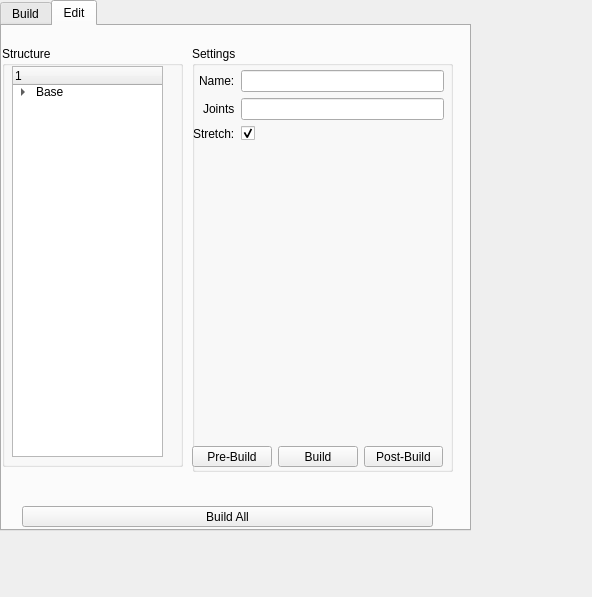
<?xml version="1.0" encoding="UTF-8"?>
<ui version="4.0">
 <class>Form</class>
 <widget class="QWidget" name="Form">
  <property name="geometry">
   <rect>
    <x>0</x>
    <y>0</y>
    <width>592</width>
    <height>597</height>
   </rect>
  </property>
  <property name="windowTitle">
   <string>Form</string>
  </property>
  <widget class="QTabWidget" name="tabWidget">
   <property name="geometry">
    <rect>
     <x>0</x>
     <y>0</y>
     <width>471</width>
     <height>531</height>
    </rect>
   </property>
   <property name="currentIndex">
    <number>1</number>
   </property>
   <widget class="QWidget" name="tab">
    <attribute name="title">
     <string>Build</string>
    </attribute>
    <widget class="QWidget" name="layoutWidget">
     <property name="geometry">
      <rect>
       <x>10</x>
       <y>10</y>
       <width>421</width>
       <height>451</height>
      </rect>
     </property>
     <layout class="QVBoxLayout" name="verticalLayout">
      <item>
       <layout class="QHBoxLayout" name="horizontalLayout">
        <item>
         <widget class="QGroupBox" name="groupBox">
          <property name="maximumSize">
           <size>
            <width>100</width>
            <height>16777215</height>
           </size>
          </property>
          <property name="title">
           <string>Modules</string>
          </property>
          <widget class="QListWidget" name="listWidget">
           <property name="geometry">
            <rect>
             <x>10</x>
             <y>24</y>
             <width>81</width>
             <height>381</height>
            </rect>
           </property>
           <property name="sizePolicy">
            <sizepolicy hsizetype="Expanding" vsizetype="Expanding">
             <horstretch>0</horstretch>
             <verstretch>0</verstretch>
            </sizepolicy>
           </property>
           <property name="maximumSize">
            <size>
             <width>100</width>
             <height>16777215</height>
            </size>
           </property>
           <item>
            <property name="text">
             <string>Spine</string>
            </property>
           </item>
           <item>
            <property name="text">
             <string>Arm</string>
            </property>
           </item>
           <item>
            <property name="text">
             <string>Leg</string>
            </property>
           </item>
           <item>
            <property name="text">
             <string>Hand</string>
            </property>
           </item>
           <item>
            <property name="text">
             <string>Foot</string>
            </property>
           </item>
           <item>
            <property name="text">
             <string>Neck</string>
            </property>
           </item>
           <item>
            <property name="text">
             <string>Global</string>
            </property>
           </item>
          </widget>
         </widget>
        </item>
        <item>
         <widget class="QGroupBox" name="groupBox_2">
          <property name="title">
           <string>Settings</string>
          </property>
          <widget class="QStackedWidget" name="stackedWidget">
           <property name="geometry">
            <rect>
             <x>0</x>
             <y>24</y>
             <width>311</width>
             <height>391</height>
            </rect>
           </property>
           <widget class="QWidget" name="spineSettingsWidget">
            <widget class="QWidget" name="layoutWidget_2">
             <property name="geometry">
              <rect>
               <x>1</x>
               <y>0</y>
               <width>301</width>
               <height>411</height>
              </rect>
             </property>
             <layout class="QFormLayout" name="formLayout">
              <property name="labelAlignment">
               <set>Qt::AlignRight|Qt::AlignTrailing|Qt::AlignVCenter</set>
              </property>
              <item row="0" column="0">
               <widget class="QLabel" name="nameLabel">
                <property name="text">
                 <string>Name:</string>
                </property>
               </widget>
              </item>
              <item row="0" column="1">
               <widget class="QLineEdit" name="nameLineEdit"/>
              </item>
              <item row="3" column="0">
               <widget class="QLabel" name="stretchLabel">
                <property name="text">
                 <string>Stretch:</string>
                </property>
               </widget>
              </item>
              <item row="3" column="1">
               <widget class="QCheckBox" name="stretchCheckBox">
                <property name="checked">
                 <bool>true</bool>
                </property>
               </widget>
              </item>
              <item row="1" column="0">
               <widget class="QLabel" name="jointsLabel">
                <property name="text">
                 <string>Pelvis Joint:</string>
                </property>
               </widget>
              </item>
              <item row="1" column="1">
               <widget class="QLineEdit" name="jointsLineEdit"/>
              </item>
              <item row="2" column="0">
               <widget class="QLabel" name="chestJointLabel">
                <property name="text">
                 <string>Chest Joint:</string>
                </property>
               </widget>
              </item>
              <item row="2" column="1">
               <widget class="QLineEdit" name="chestJointLineEdit"/>
              </item>
             </layout>
            </widget>
           </widget>
           <widget class="QWidget" name="twoBoneSettingsWidget">
            <widget class="QWidget" name="formLayoutWidget">
             <property name="geometry">
              <rect>
               <x>0</x>
               <y>7</y>
               <width>311</width>
               <height>411</height>
              </rect>
             </property>
             <layout class="QFormLayout" name="formLayout_3">
              <property name="labelAlignment">
               <set>Qt::AlignRight|Qt::AlignTrailing|Qt::AlignVCenter</set>
              </property>
              <item row="0" column="0">
               <widget class="QLabel" name="nameLabel_2">
                <property name="text">
                 <string>Name:</string>
                </property>
               </widget>
              </item>
              <item row="0" column="1">
               <widget class="QLineEdit" name="nameLineEdit_2"/>
              </item>
              <item row="1" column="0">
               <widget class="QLabel" name="jointsLabel_2">
                <property name="text">
                 <string>Shoulder Joint:</string>
                </property>
               </widget>
              </item>
              <item row="1" column="1">
               <widget class="QLineEdit" name="jointsLineEdit_2"/>
              </item>
              <item row="2" column="0">
               <widget class="QLabel" name="joint2Label">
                <property name="text">
                 <string>Elbow Joint:</string>
                </property>
               </widget>
              </item>
              <item row="2" column="1">
               <widget class="QLineEdit" name="joint2LineEdit"/>
              </item>
              <item row="3" column="0">
               <widget class="QLabel" name="joint3Label">
                <property name="text">
                 <string>Wrist Joint:</string>
                </property>
               </widget>
              </item>
              <item row="3" column="1">
               <widget class="QLineEdit" name="joint3LineEdit"/>
              </item>
              <item row="4" column="0">
               <widget class="QLabel" name="pinElbowLabel">
                <property name="text">
                 <string>Pin:</string>
                </property>
               </widget>
              </item>
              <item row="4" column="1">
               <widget class="QCheckBox" name="pinElbowCheckBox"/>
              </item>
              <item row="5" column="0">
               <widget class="QLabel" name="stretchLabel_2">
                <property name="text">
                 <string>Stretch:</string>
                </property>
               </widget>
              </item>
              <item row="5" column="1">
               <widget class="QCheckBox" name="stretchCheckBox_2">
                <property name="checked">
                 <bool>true</bool>
                </property>
               </widget>
              </item>
              <item row="7" column="0">
               <widget class="QLabel" name="twistBendLabel">
                <property name="text">
                 <string>Twist/Bend:</string>
                </property>
               </widget>
              </item>
              <item row="7" column="1">
               <widget class="QCheckBox" name="twistBendCheckBox">
                <property name="checked">
                 <bool>true</bool>
                </property>
               </widget>
              </item>
              <item row="9" column="0">
               <widget class="QLabel" name="numJointsLabel">
                <property name="text">
                 <string>Num Twist Joints:</string>
                </property>
               </widget>
              </item>
              <item row="9" column="1">
               <widget class="QLineEdit" name="numJointsLineEdit">
                <property name="text">
                 <string>3</string>
                </property>
               </widget>
              </item>
              <item row="11" column="0">
               <widget class="QLabel" name="iKSpacesLabel">
                <property name="text">
                 <string>IK Spaces:</string>
                </property>
               </widget>
              </item>
              <item row="11" column="1">
               <widget class="QLineEdit" name="iKSpacesLineEdit"/>
              </item>
              <item row="12" column="0">
               <widget class="QLabel" name="poleSpacesLabel">
                <property name="text">
                 <string>Pole Spaces:</string>
                </property>
               </widget>
              </item>
              <item row="12" column="1">
               <widget class="QLineEdit" name="poleSpacesLineEdit"/>
              </item>
             </layout>
            </widget>
           </widget>
          </widget>
         </widget>
        </item>
       </layout>
      </item>
      <item>
       <widget class="QPushButton" name="pushButton">
        <property name="text">
         <string>Build</string>
        </property>
       </widget>
      </item>
     </layout>
    </widget>
   </widget>
   <widget class="QWidget" name="tab_3">
    <attribute name="title">
     <string>Edit</string>
    </attribute>
    <widget class="QGroupBox" name="groupBox_3">
     <property name="geometry">
      <rect>
       <x>190</x>
       <y>20</y>
       <width>261</width>
       <height>426</height>
      </rect>
     </property>
     <property name="title">
      <string>Settings</string>
     </property>
     <widget class="QStackedWidget" name="stackedWidget_2">
      <property name="geometry">
       <rect>
        <x>0</x>
        <y>24</y>
        <width>311</width>
        <height>391</height>
       </rect>
      </property>
      <widget class="QWidget" name="spineSettingsWidget_2">
       <widget class="QWidget" name="layoutWidget_3">
        <property name="geometry">
         <rect>
          <x>1</x>
          <y>0</y>
          <width>251</width>
          <height>411</height>
         </rect>
        </property>
        <layout class="QFormLayout" name="formLayout_2">
         <property name="labelAlignment">
          <set>Qt::AlignRight|Qt::AlignTrailing|Qt::AlignVCenter</set>
         </property>
         <item row="0" column="0">
          <widget class="QLabel" name="nameLabel_3">
           <property name="text">
            <string>Name:</string>
           </property>
          </widget>
         </item>
         <item row="0" column="1">
          <widget class="QLineEdit" name="nameLineEdit_3"/>
         </item>
         <item row="1" column="0">
          <widget class="QLabel" name="jointsLabel_3">
           <property name="text">
            <string>Joints</string>
           </property>
          </widget>
         </item>
         <item row="1" column="1">
          <widget class="QLineEdit" name="jointsLineEdit_3"/>
         </item>
         <item row="2" column="0">
          <widget class="QLabel" name="stretchLabel_3">
           <property name="text">
            <string>Stretch:</string>
           </property>
          </widget>
         </item>
         <item row="2" column="1">
          <widget class="QCheckBox" name="stretchCheckBox_3">
           <property name="checked">
            <bool>true</bool>
           </property>
          </widget>
         </item>
        </layout>
       </widget>
      </widget>
      <widget class="QWidget" name="twoBoneSettingsWidget_2">
       <widget class="QWidget" name="formLayoutWidget_2">
        <property name="geometry">
         <rect>
          <x>0</x>
          <y>7</y>
          <width>311</width>
          <height>411</height>
         </rect>
        </property>
        <layout class="QFormLayout" name="formLayout_4">
         <property name="labelAlignment">
          <set>Qt::AlignRight|Qt::AlignTrailing|Qt::AlignVCenter</set>
         </property>
         <item row="0" column="0">
          <widget class="QLabel" name="nameLabel_4">
           <property name="text">
            <string>Name:</string>
           </property>
          </widget>
         </item>
         <item row="0" column="1">
          <widget class="QLineEdit" name="nameLineEdit_4"/>
         </item>
         <item row="1" column="0">
          <widget class="QLabel" name="jointsLabel_4">
           <property name="text">
            <string>Joint1:</string>
           </property>
          </widget>
         </item>
         <item row="1" column="1">
          <widget class="QLineEdit" name="jointsLineEdit_4"/>
         </item>
         <item row="2" column="0">
          <widget class="QLabel" name="joint2Label_2">
           <property name="text">
            <string>Joint2:</string>
           </property>
          </widget>
         </item>
         <item row="2" column="1">
          <widget class="QLineEdit" name="joint2LineEdit_2"/>
         </item>
         <item row="3" column="0">
          <widget class="QLabel" name="joint3Label_2">
           <property name="text">
            <string>Joint3:</string>
           </property>
          </widget>
         </item>
         <item row="3" column="1">
          <widget class="QLineEdit" name="joint3LineEdit_2"/>
         </item>
         <item row="4" column="0">
          <widget class="QLabel" name="pinElbowLabel_2">
           <property name="text">
            <string>Pin:</string>
           </property>
          </widget>
         </item>
         <item row="4" column="1">
          <widget class="QCheckBox" name="pinElbowCheckBox_2"/>
         </item>
         <item row="5" column="0">
          <widget class="QLabel" name="stretchLabel_4">
           <property name="text">
            <string>Stretch:</string>
           </property>
          </widget>
         </item>
         <item row="5" column="1">
          <widget class="QCheckBox" name="stretchCheckBox_4">
           <property name="checked">
            <bool>true</bool>
           </property>
          </widget>
         </item>
         <item row="7" column="0">
          <widget class="QLabel" name="twistBendLabel_2">
           <property name="text">
            <string>Twist/Bend:</string>
           </property>
          </widget>
         </item>
         <item row="7" column="1">
          <widget class="QCheckBox" name="twistBendCheckBox_2">
           <property name="checked">
            <bool>true</bool>
           </property>
          </widget>
         </item>
         <item row="9" column="0">
          <widget class="QLabel" name="numJointsLabel_2">
           <property name="text">
            <string>Num Twist Joints:</string>
           </property>
          </widget>
         </item>
         <item row="9" column="1">
          <widget class="QLineEdit" name="numJointsLineEdit_2">
           <property name="text">
            <string>3</string>
           </property>
          </widget>
         </item>
         <item row="11" column="0">
          <widget class="QLabel" name="iKSpacesLabel_2">
           <property name="text">
            <string>IK Spaces:</string>
           </property>
          </widget>
         </item>
         <item row="11" column="1">
          <widget class="QLineEdit" name="iKSpacesLineEdit_2"/>
         </item>
         <item row="12" column="0">
          <widget class="QLabel" name="poleSpacesLabel_2">
           <property name="text">
            <string>Pole Spaces:</string>
           </property>
          </widget>
         </item>
         <item row="12" column="1">
          <widget class="QLineEdit" name="poleSpacesLineEdit_2"/>
         </item>
        </layout>
       </widget>
      </widget>
     </widget>
     <widget class="QWidget" name="">
      <property name="geometry">
       <rect>
        <x>0</x>
        <y>400</y>
        <width>251</width>
        <height>21</height>
       </rect>
      </property>
      <layout class="QHBoxLayout" name="horizontalLayout_2">
       <item>
        <widget class="QPushButton" name="pushButton_3">
         <property name="text">
          <string>Pre-Build</string>
         </property>
        </widget>
       </item>
       <item>
        <widget class="QPushButton" name="pushButton_4">
         <property name="text">
          <string>Build</string>
         </property>
        </widget>
       </item>
       <item>
        <widget class="QPushButton" name="pushButton_5">
         <property name="text">
          <string>Post-Build</string>
         </property>
        </widget>
       </item>
      </layout>
     </widget>
    </widget>
    <widget class="QPushButton" name="pushButton_2">
     <property name="geometry">
      <rect>
       <x>20</x>
       <y>480</y>
       <width>411</width>
       <height>21</height>
      </rect>
     </property>
     <property name="text">
      <string>Build All</string>
     </property>
    </widget>
    <widget class="QGroupBox" name="groupBox_4">
     <property name="geometry">
      <rect>
       <x>0</x>
       <y>20</y>
       <width>181</width>
       <height>421</height>
      </rect>
     </property>
     <property name="title">
      <string>Structure</string>
     </property>
     <widget class="QTreeWidget" name="treeWidget">
      <property name="geometry">
       <rect>
        <x>10</x>
        <y>20</y>
        <width>151</width>
        <height>391</height>
       </rect>
      </property>
      <property name="dragEnabled">
       <bool>false</bool>
      </property>
      <property name="dragDropOverwriteMode">
       <bool>false</bool>
      </property>
      <property name="dragDropMode">
       <enum>QAbstractItemView::InternalMove</enum>
      </property>
      <property name="columnCount">
       <number>1</number>
      </property>
      <column>
       <property name="text">
        <string>1</string>
       </property>
      </column>
      <item>
       <property name="text">
        <string>Base</string>
       </property>
       <item>
        <property name="text">
         <string>Spine</string>
        </property>
        <item>
         <property name="text">
          <string>Neck</string>
         </property>
         <item>
          <property name="text">
           <string>Head</string>
          </property>
         </item>
        </item>
        <item>
         <property name="text">
          <string>Arm_L</string>
         </property>
         <item>
          <property name="text">
           <string>Hand_L</string>
          </property>
         </item>
        </item>
       </item>
      </item>
     </widget>
    </widget>
   </widget>
  </widget>
 </widget>
 <resources/>
 <connections>
  <connection>
   <sender>listWidget</sender>
   <signal>currentRowChanged(int)</signal>
   <receiver>stackedWidget</receiver>
   <slot>setCurrentIndex(int)</slot>
   <hints>
    <hint type="sourcelabel">
     <x>96</x>
     <y>168</y>
    </hint>
    <hint type="destinationlabel">
     <x>203</x>
     <y>164</y>
    </hint>
   </hints>
  </connection>
 </connections>
</ui>
